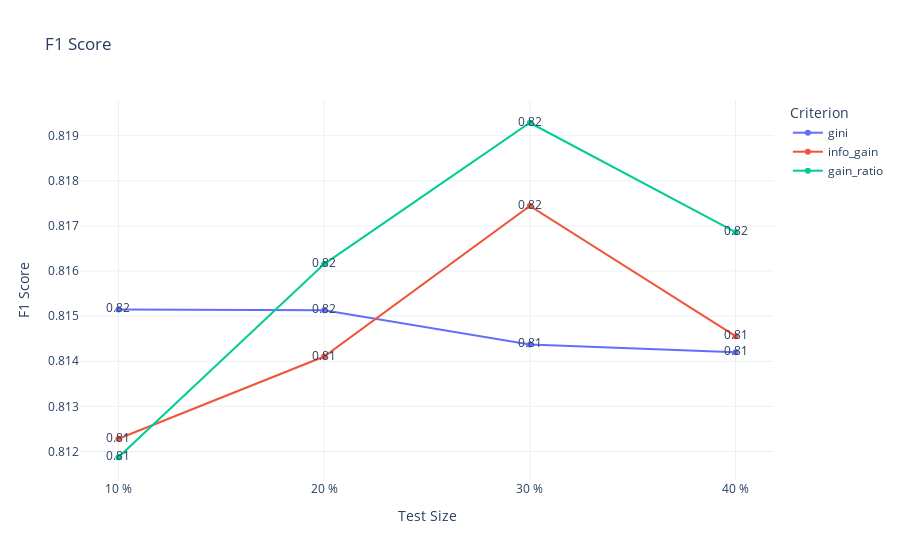

Here is the notebook cell this chart was saved with:
### Code cell
# Показатель качества: F1 Score
f1_fig = create_plot(test_sizes_labels, {k: results[k]['f1_score'] for k in results}, 'F1 Score', 'F1 Score')
f1_fig.show()

### Figure 1 — Plotly figure (JSON) as saved in the notebook; plotly's stock layout.template omitted (floating-point values rounded to 4 significant figures)
{"data": [{"mode": "lines+markers+text", "name": "gini", "text": ["0.82", "0.82", "0.81", "0.81"], "type": "scatter", "x": ["10 %", "20 %", "30 %", "40 %"], "y": [0.8151, 0.8151, 0.8144, 0.8142]}, {"mode": "lines+markers+text", "name": "info_gain", "text": ["0.81", "0.81", "0.82", "0.81"], "type": "scatter", "x": ["10 %", "20 %", "30 %", "40 %"], "y": [0.8123, 0.8141, 0.8174, 0.8146]}, {"mode": "lines+markers+text", "name": "gain_ratio", "text": ["0.81", "0.82", "0.82", "0.82"], "type": "scatter", "x": ["10 %", "20 %", "30 %", "40 %"], "y": [0.8119, 0.8162, 0.8193, 0.8169]}], "layout": {"legend": {"title": {"text": "Criterion"}}, "title": {"text": "F1 Score"}, "xaxis": {"title": {"text": "Test Size"}}, "yaxis": {"title": {"text": "F1 Score"}}}}
